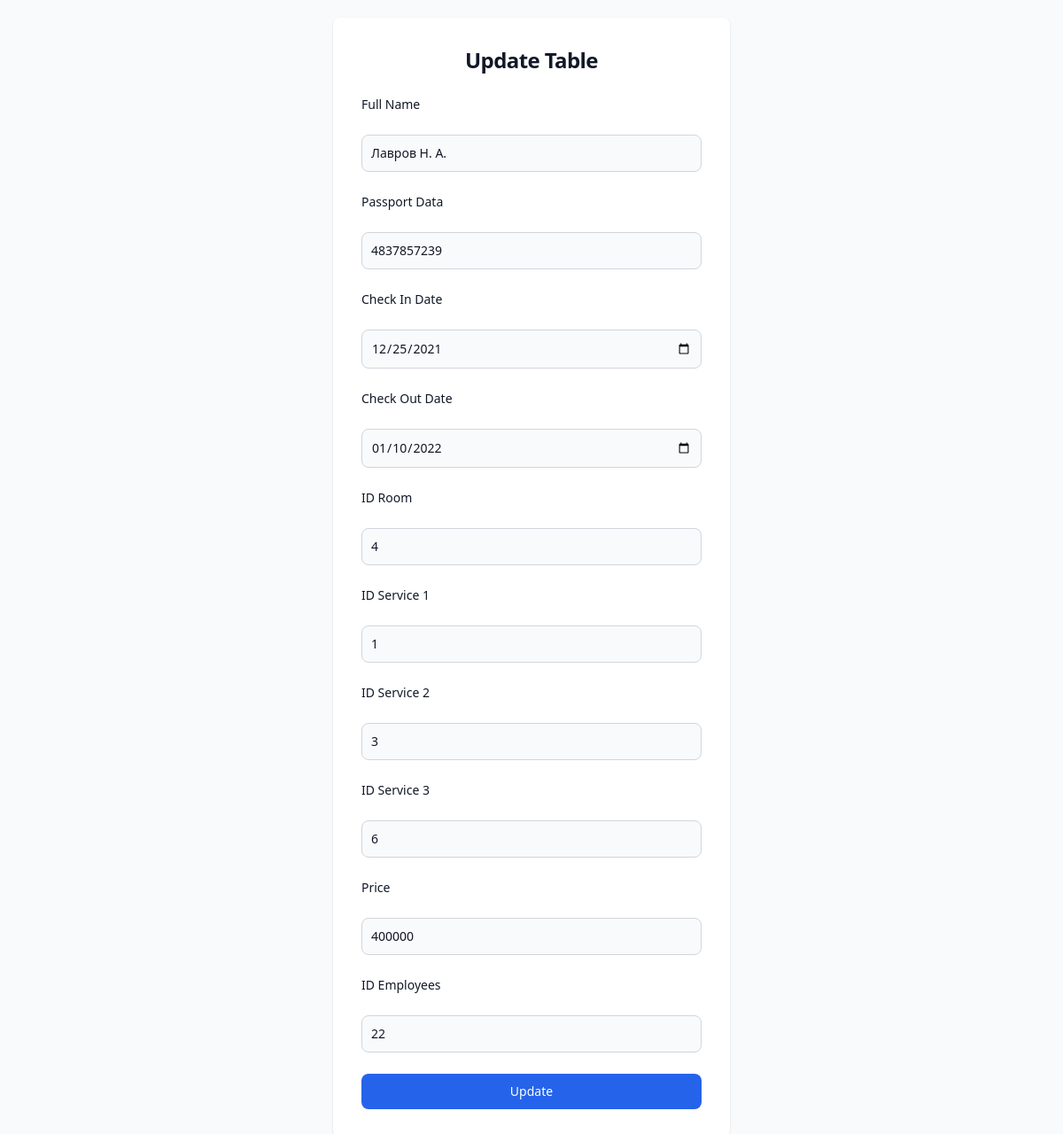
/layouts/update.php?id=4, run on the app's committed database.
### tables this page shows
CREATE TABLE `clients` (
  `ID_Clients` int(11) NOT NULL,
  `FullNane` varchar(255) DEFAULT NULL,
  `PasportData` varchar(10) DEFAULT NULL,
  `CheckInDate` date DEFAULT NULL,
  `CheckOutDate` date DEFAULT NULL,
  `ID_Room` int(11) DEFAULT NULL,
  `ID_Services1` varchar(255) DEFAULT NULL,
  `ID_Services2` varchar(255) DEFAULT NULL,
  `ID_Services3` varchar(255) DEFAULT NULL,
  `Price` int(11) DEFAULT NULL,
  `ID_Employees` int(11) DEFAULT NULL
);

### layouts/update.php (the view, shortened to what this page needs)
<?php
require_once '../db/db.php';
$client_id = $_GET['id'];
$check_client = mysqli_query($db, "SELECT * FROM `clients` WHERE `ID_Clients` = '$client_id'");
$client = mysqli_fetch_assoc($check_client);
?>
<!doctype html>
<html lang="en">
<head>
    <script src="https://cdn.tailwindcss.com"></script>
</head>
<body>
    <section class="bg-gray-50 dark:bg-gray-900 p-5">
        <div class="flex flex-col items-center justify-center px-6 py-8 mx-auto lg:py-0">
            <div class="w-full bg-white rounded-lg shadow dark:border md:mt-0 sm:max-w-md xl:p-0 dark:bg-gray-800 dark:border-gray-700">
                <div class="p-6 space-y-4 md:space-y-6 sm:p-8">
                    <h1 class="text-xl font-bold leading-tight tracking-tight text-gray-900 md:text-2xl dark:text-white text-center">
                        Update Table
                    </h1>
                    <form action="../db/update.php?id=<?=$client_id?>" method="post" class="space-y-4 md:space-y-6">
                        <label for="fullname" class="block mb-2 text-sm font-medium text-gray-900 dark:text-white">Full Name</label>
                        <input value="<?=$client["FullNane"]?>" type="text" name="fullname" class="bg-gray-50 border border-gray-300 text-gray-900 sm:text-sm rounded-lg focus:ring-primary-600 focus:border-primary-600 block w-full p-2.5 dark:bg-gray-700 dark:border-gray-600 dark:placeholder-gray-400 dark:text-white dark:focus:ring-blue-500 dark:focus:border-blue-500">
                        <label for="passportdata" class="block mb-2 text-sm font-medium text-gray-900 dark:text-white">Passport Data</label>
                        <input value="<?=$client["PasportData"]?>" type="number" name="passportdata" class="bg-gray-50 border border-gray-300 text-gray-900 sm:text-sm rounded-lg focus:ring-primary-600 focus:border-primary-600 block w-full p-2.5 dark:bg-gray-700 dark:border-gray-600 dark:placeholder-gray-400 dark:text-white dark:focus:ring-blue-500 dark:focus:border-blue-500">
                        <label for="checkindate" class="block mb-2 text-sm font-medium text-gray-900 dark:text-white">Check In Date</label>
                        <input value="<?=$client["CheckInDate"]?>" type="date" name="checkindate" class="bg-gray-50 border border-gray-300 text-gray-900 sm:text-sm rounded-lg focus:ring-primary-600 focus:border-primary-600 block w-full p-2.5 dark:bg-gray-700 dark:border-gray-600 dark:placeholder-gray-400 dark:text-white dark:focus:ring-blue-500 dark:focus:border-blue-500">
                        <label for="checkoutdate"class="block mb-2 text-sm font-medium text-gray-900 dark:text-white">Check Out Date</label>
                        <input value="<?=$client["CheckOutDate"]?>" type="date" name="checkoutdate" class="bg-gray-50 border border-gray-300 text-gray-900 sm:text-sm rounded-lg focus:ring-primary-600 focus:border-primary-600 block w-full p-2.5 dark:bg-gray-700 dark:border-gray-600 dark:placeholder-gray-400 dark:text-white dark:focus:ring-blue-500 dark:focus:border-blue-500">
                        <label for="idroom" class="block mb-2 text-sm font-medium text-gray-900 dark:text-white">ID Room</label>
                        <input value="<?=$client["ID_Room"]?>" type="number" name="idroom" class="bg-gray-50 border border-gray-300 text-gray-900 sm:text-sm rounded-lg focus:ring-primary-600 focus:border-primary-600 block w-full p-2.5 dark:bg-gray-700 dark:border-gray-600 dark:placeholder-gray-400 dark:text-white dark:focus:ring-blue-500 dark:focus:border-blue-500">
                        <label for="idservice1" class="block mb-2 text-sm font-medium text-gray-900 dark:text-white">ID Service 1</label>
                        <input value="<?=$client["ID_Services1"]?>" type="number" name="idservice1" class="bg-gray-50 border border-gray-300 text-gray-900 sm:text-sm rounded-lg focus:ring-primary-600 focus:border-primary-600 block w-full p-2.5 dark:bg-gray-700 dark:border-gray-600 dark:placeholder-gray-400 dark:text-white dark:focus:ring-blue-500 dark:focus:border-blue-500">
                        <label for="idservice2" class="block mb-2 text-sm font-medium text-gray-900 dark:text-white">ID Service 2</label>
                        <input value="<?=$client["ID_Services2"]?>" type="number" name="idservice2" class="bg-gray-50 border border-gray-300 text-gray-900 sm:text-sm rounded-lg focus:ring-primary-600 focus:border-primary-600 block w-full p-2.5 dark:bg-gray-700 dark:border-gray-600 dark:placeholder-gray-400 dark:text-white dark:focus:ring-blue-500 dark:focus:border-blue-500">
                        <label for="idservice3" class="block mb-2 text-sm font-medium text-gray-900 dark:text-white">ID Service 3</label>
                        <input value="<?=$client["ID_Services3"]?>" type="number" name="idservice3" class="bg-gray-50 border border-gray-300 text-gray-900 sm:text-sm rounded-lg focus:ring-primary-600 focus:border-primary-600 block w-full p-2.5 dark:bg-gray-700 dark:border-gray-600 dark:placeholder-gray-400 dark:text-white dark:focus:ring-blue-500 dark:focus:border-blue-500">
                        <label for="price" class="block mb-2 text-sm font-medium text-gray-900 dark:text-white">Price</label>
                        <input value="<?=$client["Price"]?>" type="number" name="price" class="bg-gray-50 border border-gray-300 text-gray-900 sm:text-sm rounded-lg focus:ring-primary-600 focus:border-primary-600 block w-full p-2.5 dark:bg-gray-700 dark:border-gray-600 dark:placeholder-gray-400 dark:text-white dark:focus:ring-blue-500 dark:focus:border-blue-500">
                        <label for="idemployees" class="block mb-2 text-sm font-medium text-gray-900 dark:text-white">ID Employees</label>
                        <input value="<?=$client["ID_Employees"]?>" type="number" name="idemployees" class="bg-gray-50 border border-gray-300 text-gray-900 sm:text-sm rounded-lg focus:ring-primary-600 focus:border-primary-600 block w-full p-2.5 dark:bg-gray-700 dark:border-gray-600 dark:placeholder-gray-400 dark:text-white dark:focus:ring-blue-500 dark:focus:border-blue-500">
                        <button type="submit" class="w-full text-white bg-blue-600 hover:bg-blue-700 focus:ring-4 focus:outline-none focus:ring-primary-300 font-medium rounded-lg text-sm px-5 py-2.5 text-center dark:bg-primary-600 dark:hover:bg-primary-700 dark:focus:ring-primary-800">Update</button>
                    </form>
                </div>
            </div>
        </div>
    </section>
</body>
</html>

### data on the page
clients: fullname "Лавров Н. А.", passportdata "4837857239", checkindate "12/25/2021", checkoutdate "01/10/2022", idroom "4", idservice1 "1", idservice2 "3", idservice3 "6", price "400000", idemployees "22"
